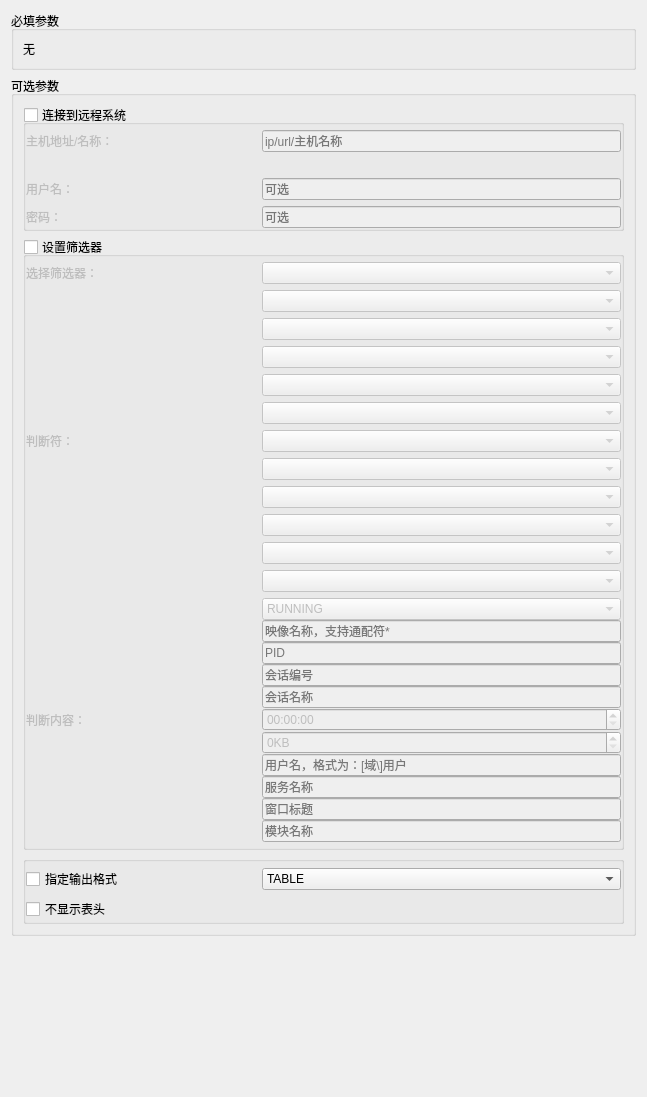
<?xml version="1.0" encoding="UTF-8"?>
<ui version="4.0">
 <class>TaskkillEditor</class>
 <widget class="QWidget" name="TaskkillEditor">
  <property name="geometry">
   <rect>
    <x>0</x>
    <y>0</y>
    <width>647</width>
    <height>1097</height>
   </rect>
  </property>
  <property name="windowTitle">
   <string>Form</string>
  </property>
  <layout class="QVBoxLayout" name="verticalLayout_2">
   <item>
    <widget class="QGroupBox" name="groupBox_args">
     <property name="title">
      <string>必填参数</string>
     </property>
     <layout class="QVBoxLayout" name="verticalLayout">
      <item>
       <widget class="QLabel" name="label">
        <property name="text">
         <string>无</string>
        </property>
       </widget>
      </item>
     </layout>
    </widget>
   </item>
   <item>
    <widget class="QGroupBox" name="groupBox_options">
     <property name="title">
      <string>可选参数</string>
     </property>
     <property name="flat">
      <bool>false</bool>
     </property>
     <layout class="QVBoxLayout" name="verticalLayout_3">
      <item>
       <widget class="QGroupBox" name="groupBox_remote_system">
        <property name="title">
         <string>连接到远程系统</string>
        </property>
        <property name="flat">
         <bool>true</bool>
        </property>
        <property name="checkable">
         <bool>true</bool>
        </property>
        <property name="checked">
         <bool>false</bool>
        </property>
        <layout class="QVBoxLayout" name="verticalLayout_4">
         <property name="leftMargin">
          <number>0</number>
         </property>
         <property name="topMargin">
          <number>5</number>
         </property>
         <property name="rightMargin">
          <number>0</number>
         </property>
         <property name="bottomMargin">
          <number>0</number>
         </property>
         <item>
          <layout class="QGridLayout" name="gridLayout">
           <property name="topMargin">
            <number>0</number>
           </property>
           <item row="0" column="0">
            <widget class="QLabel" name="label_title_option_s">
             <property name="minimumSize">
              <size>
               <width>230</width>
               <height>0</height>
              </size>
             </property>
             <property name="maximumSize">
              <size>
               <width>230</width>
               <height>16777215</height>
              </size>
             </property>
             <property name="toolTip">
              <string>/S</string>
             </property>
             <property name="text">
              <string>主机地址/名称：</string>
             </property>
            </widget>
           </item>
           <item row="0" column="1">
            <widget class="QLineEdit" name="lineEdit_option_s">
             <property name="toolTip">
              <string>/S</string>
             </property>
             <property name="placeholderText">
              <string>ip/url/主机名称</string>
             </property>
            </widget>
           </item>
           <item row="3" column="0">
            <widget class="QLabel" name="label_title_option_p">
             <property name="minimumSize">
              <size>
               <width>230</width>
               <height>0</height>
              </size>
             </property>
             <property name="maximumSize">
              <size>
               <width>230</width>
               <height>16777215</height>
              </size>
             </property>
             <property name="text">
              <string>密码：</string>
             </property>
            </widget>
           </item>
           <item row="3" column="1">
            <widget class="QLineEdit" name="lineEdit_option_p">
             <property name="placeholderText">
              <string>可选</string>
             </property>
            </widget>
           </item>
           <item row="2" column="1">
            <widget class="QLineEdit" name="lineEdit_option_u">
             <property name="toolTip">
              <string>/U</string>
             </property>
             <property name="placeholderText">
              <string>可选</string>
             </property>
            </widget>
           </item>
           <item row="2" column="0">
            <widget class="QLabel" name="label_title_option_u">
             <property name="minimumSize">
              <size>
               <width>230</width>
               <height>0</height>
              </size>
             </property>
             <property name="maximumSize">
              <size>
               <width>230</width>
               <height>16777215</height>
              </size>
             </property>
             <property name="toolTip">
              <string>/U</string>
             </property>
             <property name="text">
              <string>用户名：</string>
             </property>
            </widget>
           </item>
           <item row="1" column="1">
            <widget class="QLabel" name="label_info_option_s">
             <property name="text">
              <string/>
             </property>
            </widget>
           </item>
          </layout>
         </item>
        </layout>
       </widget>
      </item>
      <item>
       <widget class="QGroupBox" name="groupBox_filter">
        <property name="title">
         <string>设置筛选器</string>
        </property>
        <property name="flat">
         <bool>true</bool>
        </property>
        <property name="checkable">
         <bool>true</bool>
        </property>
        <property name="checked">
         <bool>false</bool>
        </property>
        <layout class="QVBoxLayout" name="verticalLayout_6">
         <property name="leftMargin">
          <number>0</number>
         </property>
         <property name="topMargin">
          <number>5</number>
         </property>
         <property name="rightMargin">
          <number>0</number>
         </property>
         <property name="bottomMargin">
          <number>5</number>
         </property>
         <item>
          <layout class="QGridLayout" name="gridLayout_4">
           <property name="topMargin">
            <number>0</number>
           </property>
           <item row="1" column="1">
            <widget class="QWidget" name="widget_operators" native="true">
             <layout class="QVBoxLayout" name="verticalLayout_8">
              <property name="leftMargin">
               <number>0</number>
              </property>
              <property name="topMargin">
               <number>0</number>
              </property>
              <property name="rightMargin">
               <number>0</number>
              </property>
              <property name="bottomMargin">
               <number>0</number>
              </property>
              <item>
               <widget class="QComboBox" name="comboBox_op_status"/>
              </item>
              <item>
               <widget class="QComboBox" name="comboBox_op_imageName"/>
              </item>
              <item>
               <widget class="QComboBox" name="comboBox_op_pid"/>
              </item>
              <item>
               <widget class="QComboBox" name="comboBox_op_session"/>
              </item>
              <item>
               <widget class="QComboBox" name="comboBox_op_sessionName"/>
              </item>
              <item>
               <widget class="QComboBox" name="comboBox_op_cpuTime"/>
              </item>
              <item>
               <widget class="QComboBox" name="comboBox_op_memusage"/>
              </item>
              <item>
               <widget class="QComboBox" name="comboBox_op_userName"/>
              </item>
              <item>
               <widget class="QComboBox" name="comboBox_op_service"/>
              </item>
              <item>
               <widget class="QComboBox" name="comboBox_op_windowTitle"/>
              </item>
              <item>
               <widget class="QComboBox" name="comboBox_op_module"/>
              </item>
             </layout>
            </widget>
           </item>
           <item row="0" column="1">
            <widget class="QComboBox" name="comboBox_filterType"/>
           </item>
           <item row="1" column="0">
            <widget class="QLabel" name="label_3">
             <property name="minimumSize">
              <size>
               <width>230</width>
               <height>0</height>
              </size>
             </property>
             <property name="maximumSize">
              <size>
               <width>230</width>
               <height>16777215</height>
              </size>
             </property>
             <property name="text">
              <string>判断符：</string>
             </property>
            </widget>
           </item>
           <item row="2" column="0">
            <widget class="QLabel" name="label_4">
             <property name="minimumSize">
              <size>
               <width>230</width>
               <height>0</height>
              </size>
             </property>
             <property name="maximumSize">
              <size>
               <width>230</width>
               <height>16777215</height>
              </size>
             </property>
             <property name="text">
              <string>判断内容：</string>
             </property>
            </widget>
           </item>
           <item row="0" column="0">
            <widget class="QLabel" name="label_2">
             <property name="minimumSize">
              <size>
               <width>230</width>
               <height>0</height>
              </size>
             </property>
             <property name="maximumSize">
              <size>
               <width>230</width>
               <height>16777215</height>
              </size>
             </property>
             <property name="text">
              <string>选择筛选器：</string>
             </property>
            </widget>
           </item>
           <item row="2" column="1">
            <widget class="QWidget" name="widget_filterValues" native="true">
             <layout class="QVBoxLayout" name="verticalLayout_7">
              <property name="spacing">
               <number>0</number>
              </property>
              <property name="leftMargin">
               <number>0</number>
              </property>
              <property name="topMargin">
               <number>0</number>
              </property>
              <property name="rightMargin">
               <number>0</number>
              </property>
              <property name="bottomMargin">
               <number>0</number>
              </property>
              <item>
               <widget class="QComboBox" name="comboBox_fiValue_status">
                <item>
                 <property name="text">
                  <string>RUNNING</string>
                 </property>
                </item>
                <item>
                 <property name="text">
                  <string>SUSPENDED</string>
                 </property>
                </item>
                <item>
                 <property name="text">
                  <string>NOT RESPONDING</string>
                 </property>
                </item>
                <item>
                 <property name="text">
                  <string>UNKNOWN</string>
                 </property>
                </item>
               </widget>
              </item>
              <item>
               <widget class="QLineEdit" name="lineEdit_fiValue_imageName">
                <property name="placeholderText">
                 <string>映像名称，支持通配符*</string>
                </property>
               </widget>
              </item>
              <item>
               <widget class="QLineEdit" name="lineEdit_fiValue_pid">
                <property name="placeholderText">
                 <string>PID</string>
                </property>
               </widget>
              </item>
              <item>
               <widget class="QLineEdit" name="lineEdit_fiValue_session">
                <property name="placeholderText">
                 <string>会话编号</string>
                </property>
               </widget>
              </item>
              <item>
               <widget class="QLineEdit" name="lineEdit_fiValue_sessionName">
                <property name="placeholderText">
                 <string>会话名称</string>
                </property>
               </widget>
              </item>
              <item>
               <widget class="QTimeEdit" name="timeEdit_fiValue_cpuTime">
                <property name="showGroupSeparator" stdset="0">
                 <bool>false</bool>
                </property>
                <property name="maximumTime">
                 <time>
                  <hour>23</hour>
                  <minute>59</minute>
                  <second>59</second>
                 </time>
                </property>
                <property name="displayFormat">
                 <string>HH:mm:ss</string>
                </property>
               </widget>
              </item>
              <item>
               <widget class="QSpinBox" name="spinBox_fiValue_memUsage">
                <property name="suffix">
                 <string>KB</string>
                </property>
                <property name="maximum">
                 <number>1000000000</number>
                </property>
               </widget>
              </item>
              <item>
               <widget class="QLineEdit" name="lineEdit_fiValue_userName">
                <property name="placeholderText">
                 <string>用户名，格式为：[域\]用户</string>
                </property>
               </widget>
              </item>
              <item>
               <widget class="QLineEdit" name="lineEdit_fiValue_service">
                <property name="placeholderText">
                 <string>服务名称</string>
                </property>
               </widget>
              </item>
              <item>
               <widget class="QLineEdit" name="lineEdit_fiValue_windowTitle">
                <property name="placeholderText">
                 <string>窗口标题</string>
                </property>
               </widget>
              </item>
              <item>
               <widget class="QLineEdit" name="lineEdit_fiValue_module">
                <property name="placeholderText">
                 <string>模块名称</string>
                </property>
               </widget>
              </item>
             </layout>
            </widget>
           </item>
          </layout>
         </item>
        </layout>
       </widget>
      </item>
      <item>
       <widget class="QGroupBox" name="groupBox_option3">
        <property name="title">
         <string/>
        </property>
        <property name="flat">
         <bool>true</bool>
        </property>
        <layout class="QVBoxLayout" name="verticalLayout_9">
         <property name="leftMargin">
          <number>0</number>
         </property>
         <property name="topMargin">
          <number>5</number>
         </property>
         <property name="rightMargin">
          <number>0</number>
         </property>
         <property name="bottomMargin">
          <number>0</number>
         </property>
         <item>
          <layout class="QGridLayout" name="gridLayout_3">
           <property name="topMargin">
            <number>0</number>
           </property>
           <item row="1" column="0">
            <widget class="QCheckBox" name="checkBox_option_nh">
             <property name="minimumSize">
              <size>
               <width>230</width>
               <height>0</height>
              </size>
             </property>
             <property name="maximumSize">
              <size>
               <width>230</width>
               <height>16777215</height>
              </size>
             </property>
             <property name="text">
              <string>不显示表头</string>
             </property>
            </widget>
           </item>
           <item row="0" column="0">
            <widget class="QCheckBox" name="checkBox_option_fo">
             <property name="minimumSize">
              <size>
               <width>230</width>
               <height>0</height>
              </size>
             </property>
             <property name="maximumSize">
              <size>
               <width>230</width>
               <height>16777215</height>
              </size>
             </property>
             <property name="text">
              <string>指定输出格式</string>
             </property>
            </widget>
           </item>
           <item row="0" column="1">
            <widget class="QComboBox" name="comboBox_option_fo">
             <item>
              <property name="text">
               <string>TABLE</string>
              </property>
             </item>
             <item>
              <property name="text">
               <string>LIST</string>
              </property>
             </item>
             <item>
              <property name="text">
               <string>CSV</string>
              </property>
             </item>
            </widget>
           </item>
          </layout>
         </item>
        </layout>
       </widget>
      </item>
     </layout>
    </widget>
   </item>
   <item>
    <spacer name="verticalSpacer">
     <property name="orientation">
      <enum>Qt::Vertical</enum>
     </property>
     <property name="sizeHint" stdset="0">
      <size>
       <width>20</width>
       <height>40</height>
      </size>
     </property>
    </spacer>
   </item>
  </layout>
 </widget>
 <resources/>
 <connections/>
</ui>
